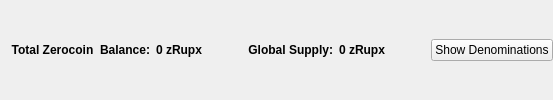
                       <widget class="QFrame" name="balanceSupplyFrame">
                        <layout class="QHBoxLayout" name="horizontalLayout_2" stretch="0,0,0,1,0">
                         <property name="rightMargin">
                          <number>0</number>
                         </property>
                         <item>
                          <layout class="QHBoxLayout" name="horizontalLayout_34">
                           <item>
                            <widget class="QLabel" name="labelzAvailableText_3">
                             <property name="font">
                              <font>
                               <weight>75</weight>
                               <bold>true</bold>
                              </font>
                             </property>
                             <property name="toolTip">
                              <string>Total Balance including unconfirmed and immature zRupx</string>
                             </property>
                             <property name="text">
                              <string>Total Zerocoin  Balance:</string>
                             </property>
                             <property name="alignment">
                              <set>Qt::AlignRight|Qt::AlignTrailing|Qt::AlignVCenter</set>
                             </property>
                            </widget>
                           </item>
                           <item>
                            <widget class="QLabel" name="labelzAvailableAmount_4">
                             <property name="minimumSize">
                              <size>
                               <width>40</width>
                               <height>0</height>
                              </size>
                             </property>
                             <property name="font">
                              <font>
                               <weight>75</weight>
                               <bold>true</bold>
                              </font>
                             </property>
                             <property name="toolTip">
                              <string>Total Balance including unconfirmed and immature zRupx</string>
                             </property>
                             <property name="text">
                              <string>0 zRupx</string>
                             </property>
                             <property name="alignment">
                              <set>Qt::AlignLeading|Qt::AlignLeft|Qt::AlignVCenter</set>
                             </property>
                            </widget>
                           </item>
                          </layout>
                         </item>
                         <item>
                          <spacer name="horizontalSpacer_32">
                           <property name="orientation">
                            <enum>Qt::Horizontal</enum>
                           </property>
                           <property name="sizeHint" stdset="0">
                            <size>
                             <width>40</width>
                             <height>20</height>
                            </size>
                           </property>
                          </spacer>
                         </item>
                         <item>
                          <layout class="QHBoxLayout" name="horizontalLayout_35">
                           <item>
                            <widget class="QLabel" name="labelZsupplyText_2">
                             <property name="font">
                              <font>
                               <weight>75</weight>
                               <bold>true</bold>
                              </font>
                             </property>
                             <property name="text">
                              <string>Global Supply:</string>
                             </property>
                             <property name="alignment">
                              <set>Qt::AlignRight|Qt::AlignTrailing|Qt::AlignVCenter</set>
                             </property>
                            </widget>
                           </item>
                           <item>
                            <widget class="QLabel" name="labelZsupplyAmount_2">
                             <property name="font">
                              <font>
                               <weight>75</weight>
                               <bold>true</bold>
                              </font>
                             </property>
                             <property name="text">
                              <string>0 zRupx</string>
                             </property>
                            </widget>
                           </item>
                          </layout>
                         </item>
                         <item>
                          <spacer name="horizontalSpacer_31">
                           <property name="orientation">
                            <enum>Qt::Horizontal</enum>
                           </property>
                           <property name="sizeHint" stdset="0">
                            <size>
                             <width>40</width>
                             <height>20</height>
                            </size>
                           </property>
                          </spacer>
                         </item>
                         <item>
                          <widget class="QPushButton" name="pushButtonShowDenoms">
                           <property name="toolTip">
                            <string>Show zRupx denominations list</string>
                           </property>
                           <property name="text">
                            <string>Show Denominations</string>
                           </property>
                          </widget>
                         </item>
                        </layout>
                       </widget>
